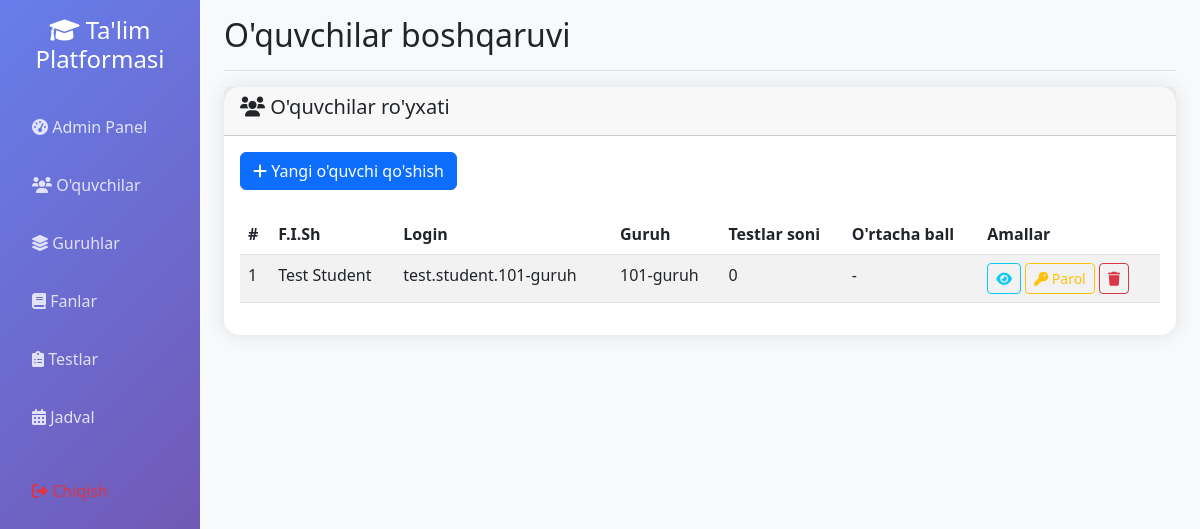
Before: /admin/students (signed in) with the older database file.
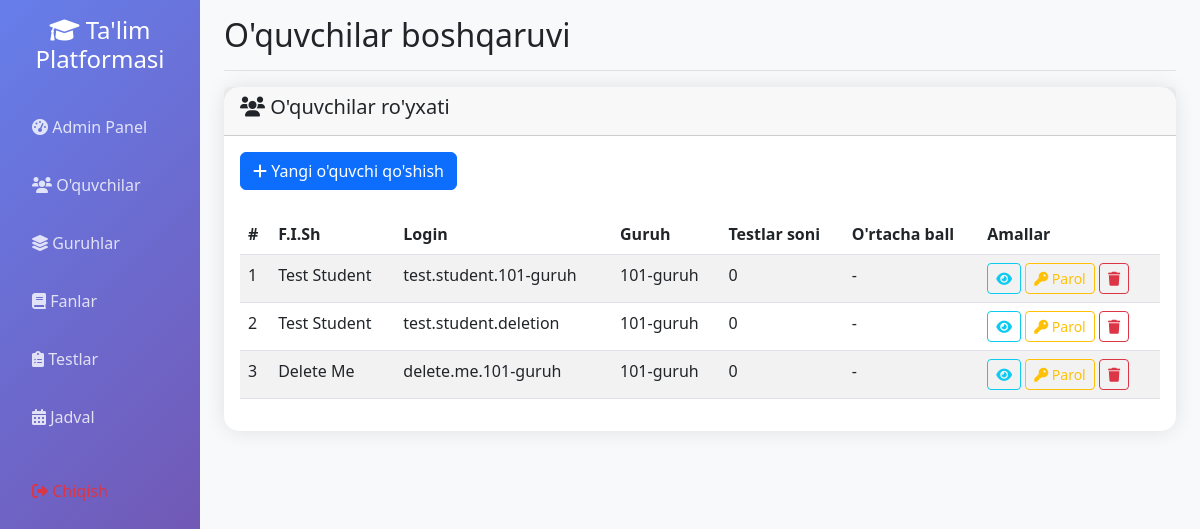
After: the same page with the newer database file.
### app.py (models this page shows)
class User(db.Model):
    __tablename__ = 'user'
    id = db.Column(db.Integer, primary_key=True)
    username = db.Column(db.String(80), unique=True, nullable=False, index=True)
    password_hash = db.Column(db.String(255), nullable=False)
    first_name = db.Column(db.String(50), nullable=False)
    last_name = db.Column(db.String(50), nullable=False)
    is_admin = db.Column(db.Boolean, default=False)
    is_group_leader = db.Column(db.Boolean, default=False)
    needs_password_change = db.Column(db.Boolean, default=False)
    group_id = db.Column(db.Integer, db.ForeignKey('group.id'), nullable=True)
    group = db.relationship('Group', backref=db.backref('students', lazy=True, cascade='all, delete-orphan'), foreign_keys=[group_id])
    test_registrations = db.relationship('TestRegistration', backref='student', lazy=True, cascade='all, delete-orphan')
    test_results = db.relationship('TestResult', backref='student', lazy=True, cascade='all, delete-orphan')
    difficult_topics = db.relationship('DifficultTopic', backref='student', lazy=True, cascade='all, delete-orphan')

class Group(db.Model):
    __tablename__ = 'group'
    id = db.Column(db.Integer, primary_key=True)
    name = db.Column(db.String(50), unique=True, nullable=False, index=True)
    description = db.Column(db.Text)
    total_score = db.Column(db.Integer, default=0)
    leader = db.relationship('User', backref=db.backref('led_group', uselist=False), foreign_keys=[User.group_id])
    schedules = db.relationship('Schedule', backref='group', lazy=True, cascade='all, delete-orphan')

### app.py (the view)
@app.route('/admin/students')
def admin_students():
    if not session.get('logged_in', False) or not session.get('is_admin', False):
        return redirect(url_for('login'))
    students = User.query.filter_by(is_admin=False, is_group_leader=False).all()
    groups = Group.query.all()
    return render_template('admin_students.html', students=students, groups=groups)

### app.py (called while the page is built, shortened)
@app.context_processor
def inject_user():
    class CurrentUser:
        def __init__(self):
            self.is_authenticated = session.get('logged_in', False)
            self.is_admin = session.get('is_admin', False)
            self.is_group_leader = session.get('is_group_leader', False)
            self.username = session.get('username', '')
            self.id = session.get('user_id', None)
    return dict(current_user=CurrentUser(), datetime=datetime)

### templates/admin_students.html (shortened to what this page needs)
{% extends "base.html" %}
{% block page_title %}O'quvchilar boshqaruvi{% endblock %}
{% block content %}
<div class="row">
    <div class="col-12">
        <div class="card">
            <div class="card-header">
                <h5><i class="fas fa-users"></i> O'quvchilar ro'yxati</h5>
            </div>
            <div class="card-body">
                <div class="row mb-4">
                    <div class="col-12">
                        <button class="btn btn-primary" type="button" data-bs-toggle="collapse" data-bs-target="#addStudentForm">
                            <i class="fas fa-plus"></i> Yangi o'quvchi qo'shish
                        </button>
                    </div>
                </div>
                {% if students %}
                <div class="table-responsive">
                    <table class="table table-striped">
                        <thead>
                            <tr>
                                <th>#</th>
                                <th>F.I.Sh</th>
                                <th>Login</th>
                                <th>Guruh</th>
                                <th>Testlar soni</th>
                                <th>O'rtacha ball</th>
                                <th>Amallar</th>
                            </tr>
                        </thead>
                        <tbody>
                            {% for student in students %}
                            <tr>
                                <td>{{ loop.index }}</td>
                                <td>{{ student.first_name }} {{ student.last_name }}</td>
                                <td>{{ student.username }}</td>
                                <td>{{ student.group.name }}</td>
                                <td>{{ student.test_results|length }}</td>
                                <td>
                                    {% if student.test_results %}
                                        {% set total = student.test_results|sum(attribute='score') %}
                                        {% set count = student.test_results|sum(attribute='total_questions') %}
                                        {{ "%.1f"|format((total / count * 100)) }}%
                                    {% else %}
                                        -
                                    {% endif %}
                                </td>
                                <td>
                                    <a href="{{ url_for('admin_edit_student', student_id=student.id) }}" class="btn btn-sm btn-outline-info">
                                        <i class="fas fa-eye"></i>
                                    </a>
                                    <a href="{{ url_for('admin_edit_student', student_id=student.id) }}" class="btn btn-sm btn-outline-warning">
                                        <i class="fas fa-key"></i> Parol
                                    </a>
                                    <a href="{{ url_for('admin_delete_student', student_id=student.id) }}" class="btn btn-sm btn-outline-danger" onclick="return confirm('Rostdan ham ushbu o\'quvchini o\'chirmoqchimisiz?')">
                                        <i class="fas fa-trash"></i>
                                    </a>
                                </td>
                            </tr>
                            {% endfor %}
                        </tbody>
                    </table>
                </div>
                {% else %}
                <div class="text-center py-5">
                    <i class="fas fa-users fa-4x text-muted mb-3"></i>
                    <h4 class="text-muted">O'quvchilar mavjud emas</h4>
                    <p class="text-muted">Yangi o'quvchi qo'shing</p>
                </div>
                {% endif %}
            </div>
        </div>
    </div>
</div>
{% endblock %}

### templates/base.html (shortened to what this page needs)
<!DOCTYPE html>
<html lang="uz">
<head>
    <link href="https://cdn.jsdelivr.net/npm/bootstrap@5.3.0/dist/css/bootstrap.min.css" rel="stylesheet">
    <link rel="stylesheet" href="{{ url_for('static', filename='css/enhanced_ui.css') }}">
    <link href="https://cdnjs.cloudflare.com/ajax/libs/font-awesome/6.0.0/css/all.min.css" rel="stylesheet">
</head>
<body>
    <div class="container-fluid">
        <div class="row">
            <nav class="col-md-3 col-lg-2 d-md-block sidebar collapse" id="sidebar">
                <div class="position-sticky pt-3">
                    <div class="text-center mb-4">
                        <h4 class="text-white">
                            <i class="fas fa-graduation-cap"></i> Ta'lim Platformasi
                        </h4>
                    </div>
                    <ul class="nav flex-column">
                        {% if current_user.is_authenticated %}
                            {% if current_user.is_admin %}
                                <li class="nav-item">
                                    <a class="nav-link" href="{{ url_for('admin_dashboard') }}">
                                        <i class="fas fa-tachometer-alt"></i> Admin Panel
                                    </a>
                                </li>
                                <li class="nav-item">
                                    <a class="nav-link" href="{{ url_for('admin_students') }}">
                                        <i class="fas fa-users"></i> O'quvchilar
                                    </a>
                                </li>
                                <li class="nav-item">
                                    <a class="nav-link" href="{{ url_for('admin_groups') }}">
                                        <i class="fas fa-layer-group"></i> Guruhlar
                                    </a>
                                </li>
                                <li class="nav-item">
                                    <a class="nav-link" href="{{ url_for('admin_subjects') }}">
                                        <i class="fas fa-book"></i> Fanlar
                                    </a>
                                </li>
                                <li class="nav-item">
                                    <a class="nav-link" href="{{ url_for('admin_tests') }}">
                                        <i class="fas fa-clipboard-list"></i> Testlar
                                    </a>
                                </li>
                                <li class="nav-item">
                                    <a class="nav-link" href="{{ url_for('admin_schedule') }}">
                                        <i class="fas fa-calendar-alt"></i> Jadval
                                    </a>
                                </li>
                            {% endif %}
                            <li class="nav-item mt-3">
                                <a class="nav-link text-danger" href="{{ url_for('logout') }}">
                                    <i class="fas fa-sign-out-alt"></i> Chiqish
                                </a>
                            </li>
                        {% endif %}
                    </ul>
                </div>
            </nav>
            <main class="col-md-9 ms-sm-auto col-lg-10 px-md-4 main-content">
                <div class="d-flex justify-content-between flex-wrap flex-md-nowrap align-items-center pt-3 pb-2 mb-3 border-bottom">
                    <h1 class="h2">{% block page_title %}Ta'lim Platformasi{% endblock %}</h1>
                </div>
                {% block content %}{% endblock %}
            </main>
        </div>
    </div>
</body>
</html>

### static/css/enhanced_ui.css (style rules this page uses)
.btn-enhanced { position: relative; overflow: hidden; transition: all 0.3s ease; }
.card-enhanced { border: none; box-shadow: 0 10px 30px rgba(0, 0, 0, 0.1); transition: all 0.3s ease; }

### templates/base.html (style rules this page uses)
.sidebar { min-height: 100vh; background: linear-gradient(135deg, #667eea 0%, #764ba2 100%); }
.sidebar .nav-link { color: rgba(255, 255, 255, 0.8); padding: 12px 20px; margin: 5px 0; border-radius: 8px; transition: all 0.3s; }
.main-content { background: #f8f9fa; min-height: 100vh; }
.card { border: none; border-radius: 15px; box-shadow: 0 0 20px rgba(0,0,0,0.1); transition: transform 0.3s; }

Changed rows visible on the page:
added User: first_name "Test", last_name "Student", username "test.student.deletion", group.name "101-guruh", test_results|length "0"
added User: first_name "Delete", last_name "Me", username "delete.me.101-guruh", group.name "101-guruh", test_results|length "0"
